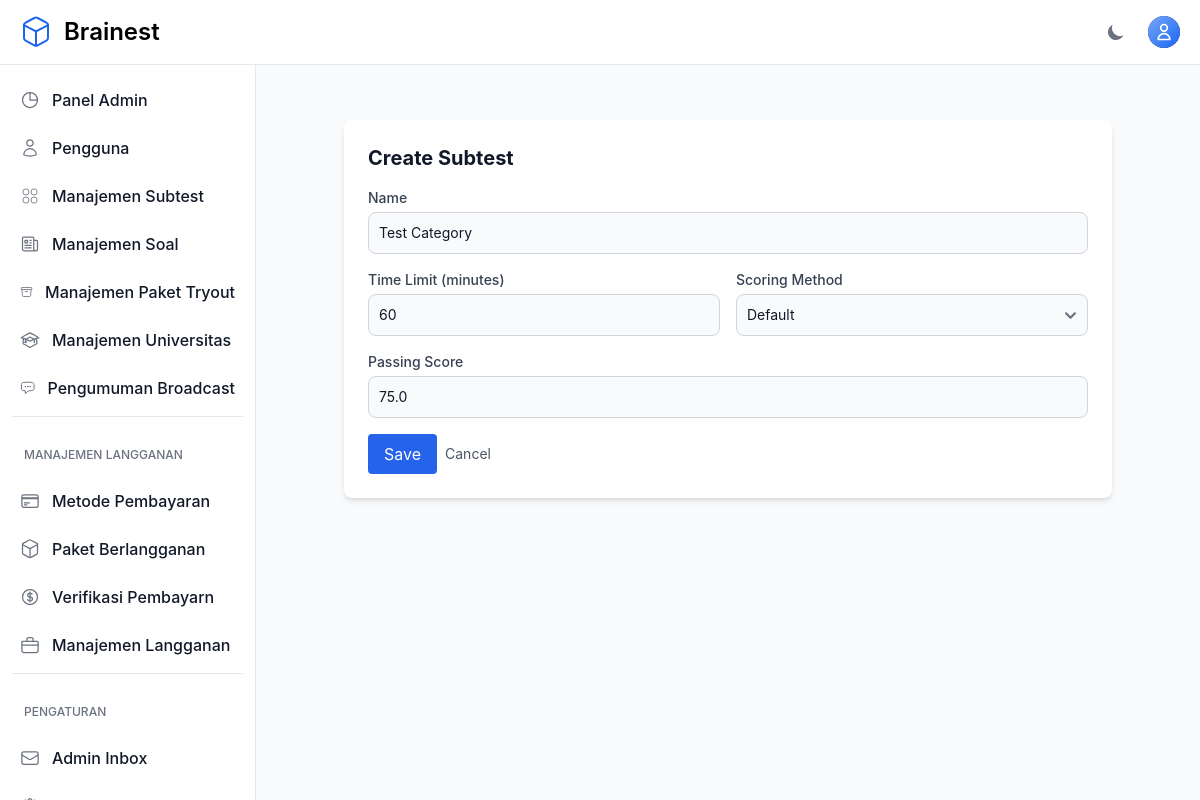
Screenshot of /teacher/categories/44/edit/ (signed in) with the database file from the repository.
### otosapp/models.py (models this page shows, shortened)
class Category(models.Model):
    SCORING_METHODS = [
        ('default', 'Default'),
        ('custom', 'Custom'),
        ('utbk', 'UTBK'),
    ]
    category_name = models.CharField(max_length=200)
    time_limit = models.IntegerField(default=60, help_text="Time limit in minutes (default: 60 minutes)")
    scoring_method = models.CharField(max_length=10, choices=SCORING_METHODS, default='default')
    passing_score = models.FloatField(default=75.0, help_text="Minimum score required to pass (0-100)")
    release_date = models.DateTimeField(default=timezone.now, help_text="Tanggal rilis subtest ini")
    created_by = models.ForeignKey(
        User,
        on_delete=models.SET_NULL,
        null=True,
        blank=True,
        related_name='categories_created',
        help_text='Teacher who created this category'
    )
    teachers = models.ManyToManyField(
        User,
        related_name='teaching_categories',
        blank=True,
        help_text='Additional teachers assigned to this category'
    )

### otosapp/views.py (the view)
# urls.py: path('teacher/categories/<int:category_id>/edit/', views.teacher_category_update, name='teacher_category_update'),
@login_required
@admin_or_teacher_required
def teacher_category_update(request, category_id):
    category = get_object_or_404(Category, id=category_id)
    if not (request.user.is_admin() or category.created_by == request.user or category.teachers.filter(pk=request.user.pk).exists()):
        raise PermissionDenied
    if request.method == 'POST':
        form = CategoryUpdateForm(request.POST, instance=category)
        if form.is_valid():
            form.save()
            try:
                form.save_m2m()
            except Exception:
                pass
            messages.success(request, 'Kategori berhasil diperbarui.')
            return redirect('teacher_category_list')
    else:
        form = CategoryUpdateForm(instance=category)
    return render(request, 'teacher/category_form.html', {'form': form, 'title': 'Edit Kategori'})

### otosapp/models.py (called while the page is built)
    def is_admin(self):
        return self.role and self.role.role_name == 'Admin'

### otosapp/templates/teacher/category_form.html (shortened to what this page needs)
{% extends 'base.html' %}
{% block content %}
<section class="bg-gray-50 dark:bg-gray-900 p-6">
  <div class="mx-auto max-w-3xl">
    <div class="bg-white dark:bg-gray-800 p-6 rounded-lg shadow-md">
      <h1 class="text-xl font-bold mb-4 text-gray-900 dark:text-white">{% if category %}Edit Subtest{% else %}Create Subtest{% endif %}</h1>
  <form method="post" id="categoryForm">
        <div class="space-y-4">
          <div>
            <label class="block mb-1 text-sm font-medium text-gray-700 dark:text-gray-300">Name</label>
            {{ form.category_name }}
          </div>
          <div class="grid grid-cols-1 md:grid-cols-2 gap-4">
            <div>
              <label class="block mb-1 text-sm font-medium text-gray-700 dark:text-gray-300">Time Limit (minutes)</label>
              {{ form.time_limit }}
            </div>
            <div>
              <label class="block mb-1 text-sm font-medium text-gray-700 dark:text-gray-300">Scoring Method</label>
              {{ form.scoring_method }}
            </div>
          </div>
          <div>
            <label class="block mb-1 text-sm font-medium text-gray-700 dark:text-gray-300">Passing Score</label>
            {{ form.passing_score }}
          </div>
          <div class="flex items-center space-x-2 mt-6">
            <button id="categorySaveBtn" type="submit" class="px-4 py-2 bg-primary-600 text-white rounded">Save</button>
            <a href="{% url 'teacher_category_list' %}" class="text-sm text-gray-600">Cancel</a>
          </div>
        </div>
      </form>
    </div>
  </div>
</section>
{% endblock %}

### rows the page displays
Category: category_name "Test Category", time_limit "60", scoring_method "Default", passing_score "75.0"
